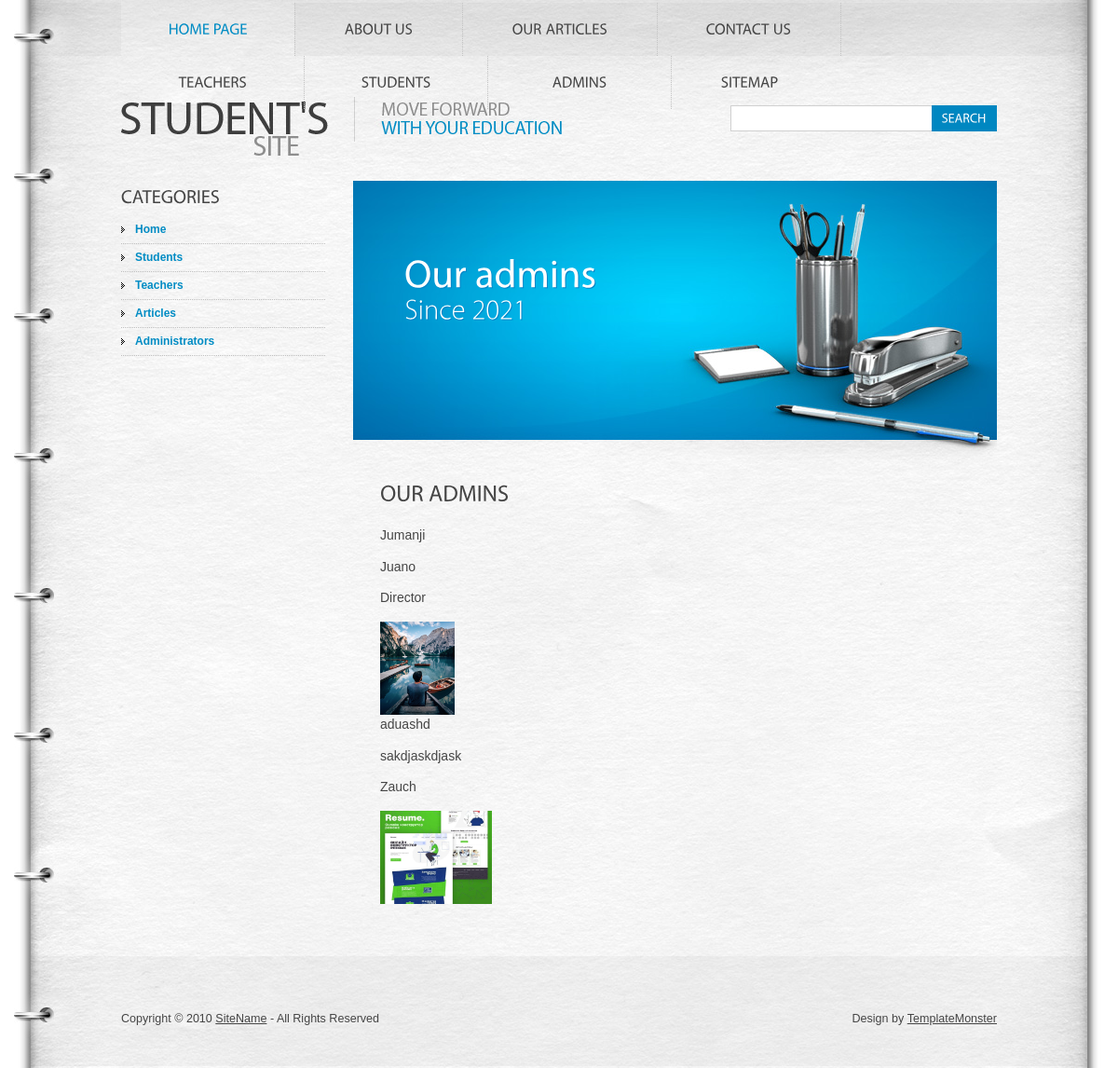
/admins/, run on the app's committed database.
### home/models.py (models this page shows, shortened)
class Admins(models.Model):
    LEVEL = (
        ('Director','Direktor'),
        ('Zauch','Zauch'),
        ('Zamdirektor','Zamdirektor'),
        ('Zavhoz','Zavhoz'),
    )
    CLASSES  = (
        ('1 a','1 a'),
        ('1 b','1 b'),
        ('1 v','1 v'),
        ('1 g','1 g'),
        ('2 a','2 a'),
        ('2 b','2 b'),
        ('2 v','2 v'),
        ('2 g','2 g'),
    )
    name = models.CharField(max_length=222,blank=True)
    surname = models.CharField(max_length=222,blank=True)
    lastname = models.CharField(max_length=222,blank=True)
    subject = models.CharField(max_length=222,blank=True)
    level = models.CharField(max_length=222,blank=True,choices=LEVEL)
    level_years = models.IntegerField()
    image = models.ImageField(upload_to='images')
    classes = models.CharField(max_length=222,blank=True,choices=CLASSES)
    create_at = models.DateTimeField(auto_now_add=True)
    update_at = models.DateTimeField(auto_now=True)

### home/views.py (the view)
# urls.py: path('admins/',views.admins,name='admins'),
def admins(request):
    admin = Admins.objects.all().order_by('id')[:16]
    return render(request,'admins.html',{'admin':admin})

### home/templates/admins.html (shortened to what this page needs)
<!DOCTYPE html>
<html lang="en">
  {% load static %}
<head>
<link rel="stylesheet" href="{%static 'css/reset.css'%}" type="text/css" media="all">
<link rel="stylesheet" href="{% static 'css/style.css' %}" type="text/css" media="all">
</head>
<body id="page1">
<div class="wrap">
  <header>
    <div class="container">
      <h1><a href="#">Student's site</a></h1>
      <nav>
        <ul>
          <li class="current"><a href="/" class="m1">Home Page</a></li>
          <li><a href="about" class="m2">About Us</a></li>
          <li><a href="post" class="m3">Our Articles</a></li>
          <li><a href="contact" class="m4">Contact Us</a></li>
          <li><a href="teachers" class="m4">Teachers</a></li>
          <li><a href="students" class="m4">Students</a></li>
          <li><a href="admins" class="m4">Admins</a></li>
          <li class="last"><a href="sitemap.html" class="m5">Sitemap</a></li>
        </ul>
      </nav>
      <form action="#" id="search-form">
        <fieldset>
          <div class="rowElem">
            <input type="text">
            <a href="#">Search</a></div>
        </fieldset>
      </form>
    </div>
  </header>
  <div class="container">
    <aside>
      <h3>Categories</h3>
      <ul class="categories">
        <li><span><a href="/">Home</a></span></li>
        <li><span><a href="students">Students</a></span></li>
        <li><span><a href="teacher">Teachers</a></span></li>
        <li><span><a href="post">Articles</a></span></li>
        <li><span><a href="admins">Administrators</a></span></li>
      </ul>
    </aside>
    <section id="content">
      <div id="banner">
        <h2>Our admins <span> <span>Since 2021</span></span></h2>
      </div>
      <div class="inside">
        <h2>Our admins </h2>
        {% for rs in admin %}
        <p>{{rs.name}}</p>
        <ul class="sitemap">
          {{rs.surname}}
        </ul>
        <p>{{rs.level}}</p>
        <img src="{{rs.image.url}}" style="height: 100px;" alt="">
        {% endfor %}
      </div>
    </section>
  </div>
</div>
<footer>
  <div class="footerlink">
    <p class="lf">Copyright &copy; 2010 <a href="#">SiteName</a> - All Rights Reserved</p>
    <p class="rf">Design by <a href="http://www.templatemonster.com/">TemplateMonster</a></p>
  </div>
</footer>
</body>
</html>

### home/static/css/style.css (style rules this page uses)
article, aside, audio, canvas, command, datalist, details, embed, figcaption, figure, footer, header, hgroup, keygen, meter, nav, output, progress, section, source, video { display:block; }
body { background:#fff; font-family:Arial, Helvetica, sans-serif; font-size:100%; line-height:1em; color:#454545; }
html { min-width:940px; }
html, body { height:100%; }
.container { margin:0 auto; width:940px; overflow:hidden; font-size:.875em; padding-bottom:176px; }
header { background:url(../images/header-bg.jpg) no-repeat center top; min-width:940px; }
header .container { height:194px; position:relative; padding:0; }
section#content { float:left; width:691px; }
aside { width:219px; float:left; margin-right:30px; padding:5px 0 0 0; }
.wrap { height:auto !important; height:100%; min-height:100%; background:url(../images/tail-middle.jpg) repeat-y center 194px; min-width:940px; }
input, select, textarea { font-family:Arial, Helvetica, sans-serif; font-size:1em; vertical-align:middle; font-weight:normal; }
fieldset { border:0; }
.categories { padding-bottom:37px; }
.categories li { font-weight:bold; font-size:.857em; padding-bottom:8px; margin-bottom:6px; background:url(../images/divider1.gif) repeat-x left bottom; }
.categories li span { display:block; padding-left:15px; height:1%; background:url(../images/marker.gif) no-repeat left 5px; }
.categories li a { text-decoration:none; color:#008cc4; }
.sitemap { padding-bottom:15px; }
p { margin-bottom:16px; line-height:1.429em; }
#banner { width:691px; height:299px; background:url(../images/banner-bg.jpg) no-repeat left top; }
#banner h2 { color:#fff; font-size:42px; text-transform:none; line-height:1.2em; padding:75px 0 0 55px; margin:0; }
#banner h2 span { display:block; margin-top:-12px; color:#fff; }
#banner h2 span span { font-size:30px; margin-top:-8px; }
a { color:#ff7b01; outline:none; }
h1 { text-indent:-9999px; }
h1 a { width:473px; height:63px; position:absolute; left:0; top:104px; background:url(../images/logo.jpg) no-repeat left top; }
h2 { font-size:24px; line-height:1.2em; text-transform:uppercase; margin-bottom:20px; }
h2 span { color:#8d8d8d; }
h3 { font-size:20px; line-height:1.2em; text-transform:uppercase; margin-bottom:15px; }
header nav { position:absolute; left:0; top:3px; }
header nav ul li { float:left; font-size:16px; line-height:1.2em; text-transform:uppercase; padding-right:1px; background:url(../images/divider.gif) repeat-y right top; }
header nav ul li.last { background:none; padding:0; }
header nav ul li a { color:#454545; text-decoration:none; display:block; float:left; text-align:center; padding:18px 0 20px 0; background-repeat:no-repeat; background-position:left top; }
header nav ul li.current a, header nav ul li a:hover { color:#008cc4; }
header nav ul li a.m1 { width:186px; }
header nav ul li.current a.m1 { background-image:url(../images/m1-act.jpg); }
header nav ul li a.m2 { width:179px; }
header nav ul li a.m3 { width:208px; }
header nav ul li a.m4 { width:196px; }
header nav ul li a.m5 { width:167px; }
#content .inside { padding:22px 20px 0 29px; }
#search-form .rowElem { height:28px; position:absolute; right:0; top:113px; }
#search-form input { width:205px; background:#fff; padding:4px 5px 4px 5px; border:1px solid #d0d0d0; border-right:0; color:#454545; line-height:1.2em; float:left; height:18px; }
#search-form a { text-transform:uppercase; color:#fff; text-decoration:none; float:left; background-color:#0087c1; padding:6px 11px 0 11px; height:22px; }
footer { background:url(../images/footer-bg.png) no-repeat center top; margin-top:-120px; min-width:940px; }
footer .footerlink { margin:0 auto; width:940px; height:60px; padding-top:60px; color:#454545; font-size:.785em; line-height:1.429em; }
.footerlink p { margin:0; padding:0; line-height:normal; white-space:nowrap; text-indent:inherit; color:#454545; }
.footerlink a { color:#454545; font-weight:normal; margin:0; padding:0; border:none; text-decoration:underline; background-color:transparent; }
.footerlink .lf { float:left; }
.footerlink .rf { float:right; }
a { outline:none; }

### data on the page
Admins: name "Jumanji", surname "Juano", level "Director", image (picture)
Admins: name "aduashd", surname "sakdjaskdjask", level "Zauch", image (picture)
